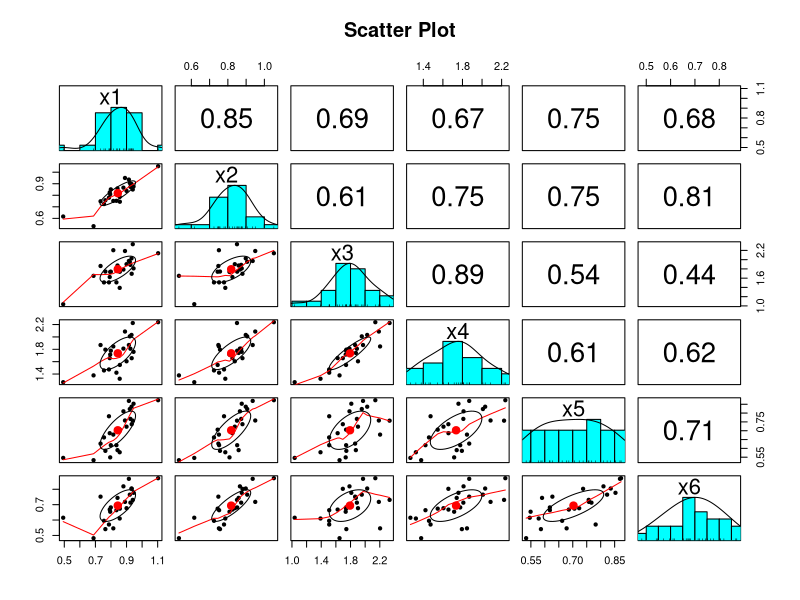
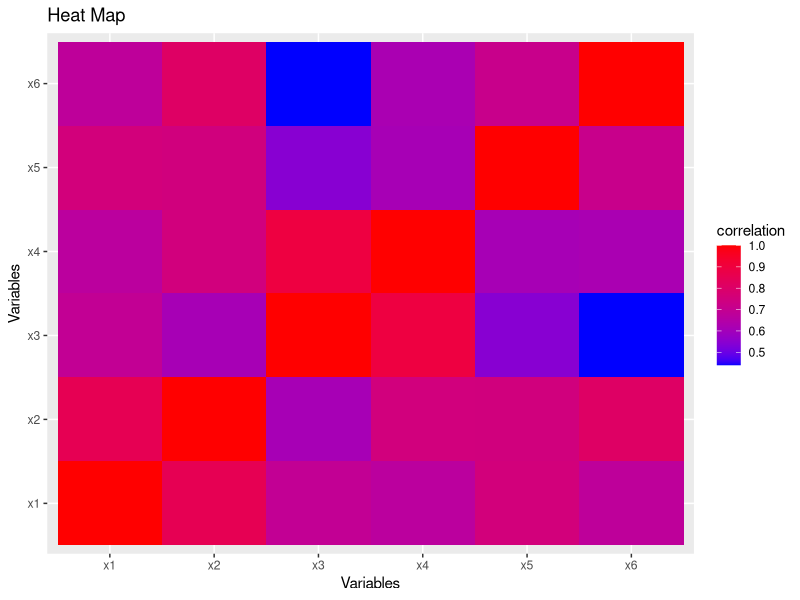
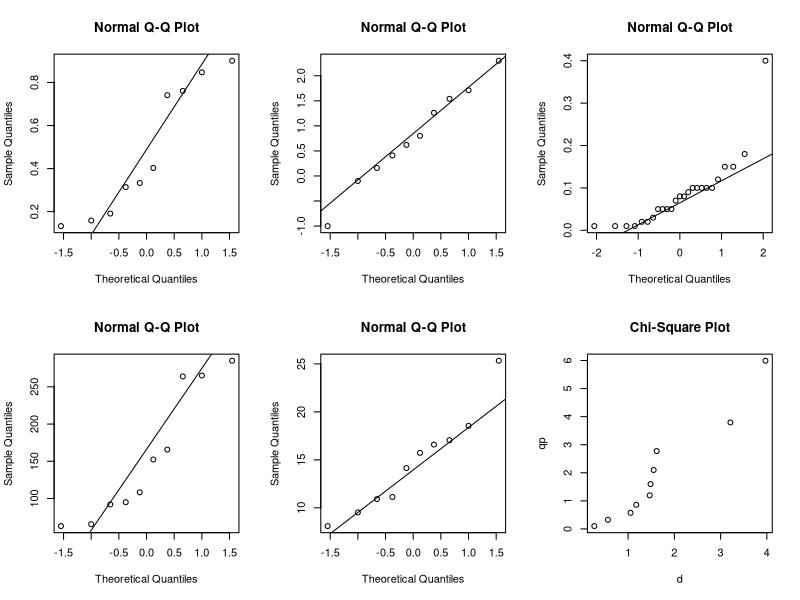
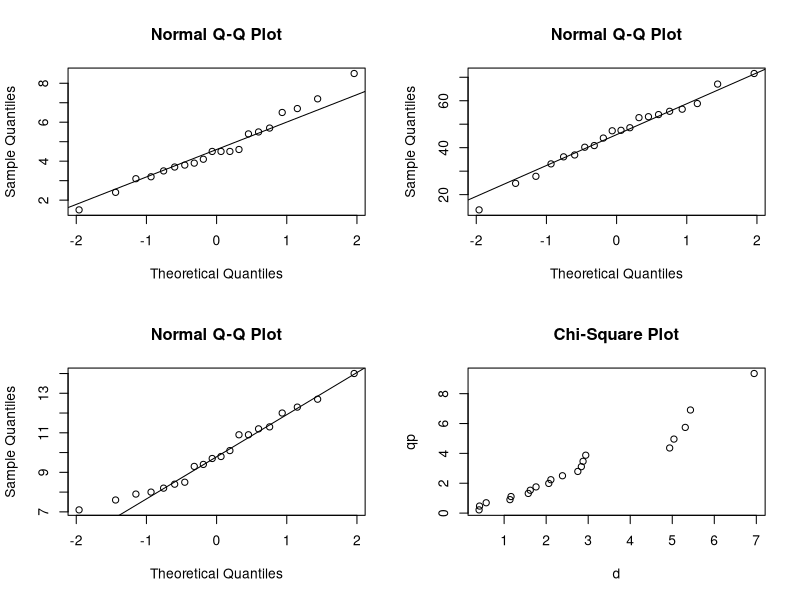
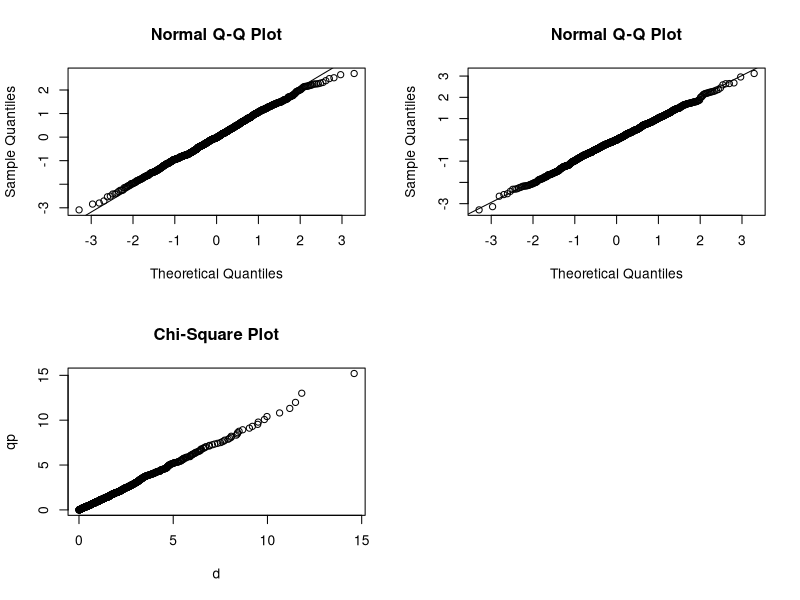
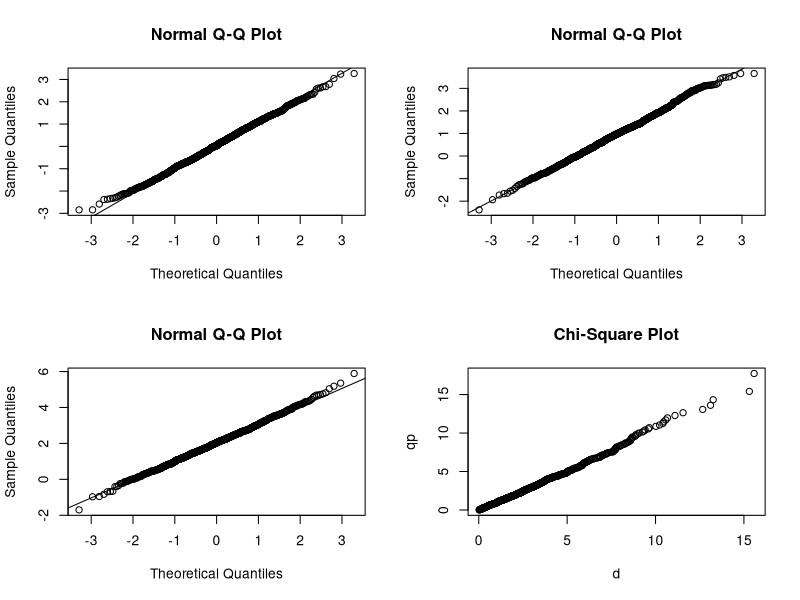
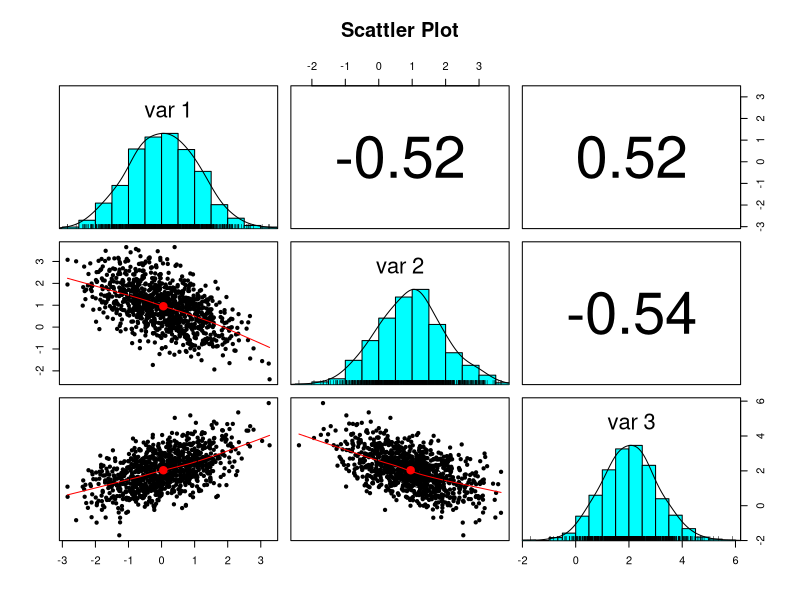
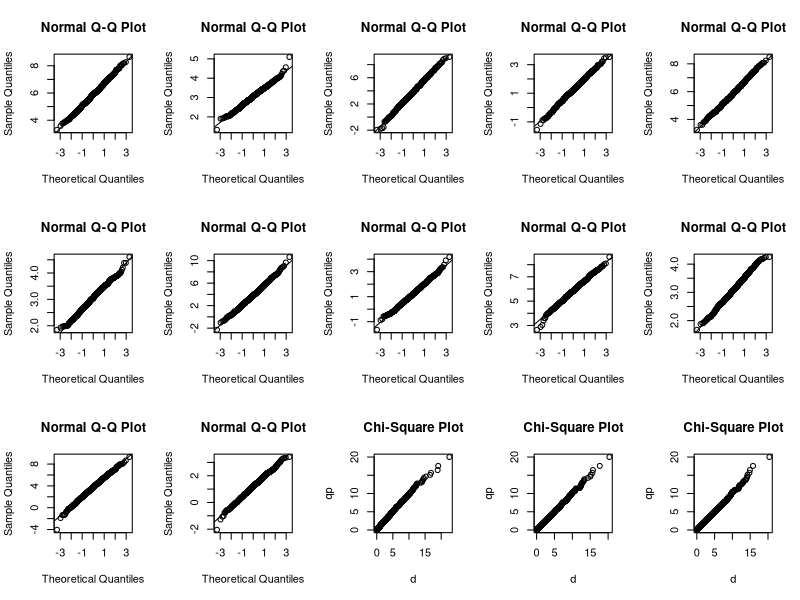

Generate these figures, in order, with R:
######### Pract1
#1
rm(list=ls())
library(dplyr)
library(tidyr)
library(psych)
library(ggplot2)
x1=c(1.103,0.842,0.925,0.857,0.795,0.787,0.933,0.799,0.945,0.921,0.792,0.815,0.755,0.880,0.900,
     0.764,0.733,0.932,0.856,0.890,0.688,0.940,0.493,0.835,0.915)
x2=c(1.052,0.859,0.873,0.744,0.809,0.779,0.880,0.851,0.876,0.906,0.825,0.751,0.724,0.866,0.838,
     0.757,0.748,0.898,0.786,0.950,0.532,0.850,0.616,0.752,0.936)
x3=c(2.139,1.873,1.887,1.739,1.734,1.509,1.695,1.740,1.811,1.954,1.624,2.204,1.508,1.786,1.902,
     1.743,1.863,2.028,1.390,2.187,1.650,2.334,1.037,1.509,1.971)
x4=c(2.238,1.741,1.809,1.547,1.715,1.474,1.656,1.777,1.759,2.009,1.657,1.846,1.458,1.811,1.606,
     1.794,1.869,2.032,1.324,2.087,1.378,2.225,1.268,1.422,1.869)
x5=c(0.873,0.590,0.767,0.706,0.549,0.782,0.737,0.618,0.853,0.823,0.686,0.678,0.662,0.810,0.723,
     0.586,0.627,0.836,0.578,0.758,0.533,0.757,0.546,0.618,0.869)
x6=c(0.872,0.744,0.713,0.674,0.654,0.571,0.803,0.682,0.777,0.765,0.668,0.546,0.595,0.819,0.677,
     0.541,0.752,0.805,0.610,0.718,0.482,0.731,0.615,0.664,0.868)
d=data.frame(x1,x2,x3,x4,x5,x6)
R=cor(d);R
pairs.panels(d,main="Scatter Plot")
ggplot(data = as.data.frame(as.table(R)),aes(Var1,Var2,fill=Freq))+geom_tile()+scale_fill_gradient(low="blue",high = "red")+labs(title = "Heat Map",x="Variables",y="Variables",fill="correlation")

########## Pract5
#1
par(mfrow=c(2,3))
a=c(0.314,0.333,0.191,0.761,0.901,0.847,0.403,0.159,0.741,0.133)
qqnorm(a)
qqline(a)

#2
b=c(-1,-0.10,0.16,0.41,0.62,0.80,1.26,1.54,1.71,2.30)
qqnorm(b)
qqline(b)

#3
d=c(0.15,0.09,0.18,0.10,0.05,0.12,0.08,0.05,0.08,
     0.10,0.07,0.02,0.01,0.01,0.01,0.01,0.02,0.10,
     0.10,0.40,0.10,0.05,0.03,0.05,0.15)
qqnorm(d)
qqline(d)

#4
x1=c(108.28,152.36,95.04,65.45,62.97,263.99,265.19,285.06,92.01,165.68)
x2=c(17.05,16.59,10.91,14.14,9.52,25.33,18.54,15.73,8.10,11.13)
qqnorm(x1)
qqline(x1)
qqnorm(x2)
qqline(x2)
dat=data.frame(x1,x2);dat
n=nrow(dat);n
p=ncol(dat);p
xbar=apply(dat,2,mean);xbar
S=((n+1)/n)*var(dat);S
d=c()

for (j in 1:n) {
  xj=t(dat[j,])
  d[j]=t(xj - xbar) %*% solve(S) %*% (xj - xbar)
}
d
d=sort(d);d
j=1:n
qp=qchisq(lower.tail = T,p = (j-0.5)/n,df = p);qp
plot(y = qp,x = d,main="Chi-Square Plot")





########## Pract6
rm(list=ls())
par(mfrow=c(2,2))
x1=c(3.7,5.7,3.8,3.2,3.1,4.6,2.4,7.2,6.7,5.4,3.9,4.5,3.5,4.5,1.5,8.5,4.5,6.5,4.1,5.5)
x2=c(48.5,67.1,47.2,53.2,55.5,36.1,24.8,33.1,47.4,54.1,36.9,58.8,27.8,40.2,13.5,56.4,71.6,52.8,44.1,40.9)
x3=c(9.3,8,10.9,12,9.7,7.9,14,7.6,8.5,11.3,12.7,12.3,9.8,8.4,10.1,7.1,8.2,10.9,11.2,9.4)
qqnorm(x1)
qqline(x1)
qqnorm(x2)
qqline(x2)
qqnorm(x3)
qqline(x3)
dat=data.frame(x1,x2,x3)
n=nrow(dat);n
p=ncol(dat);p
xbar=apply(dat,2,mean);xbar
S=((n+1)/n)*var(dat);S
d=c()

for (j in 1:n) {
  xj=t(dat[j,])
  d[j]=t(xj - xbar) %*% solve(S) %*% (xj - xbar)
}
d
d=sort(d);d
j=1:n
qp=qchisq(lower.tail = T,p = (j-0.5)/n,df = p);qp
plot(y = qp,x = d,main="Chi-Square Plot")





########## Pract7
#1
rm(list = ls())
par(mfrow=c(2,2))
mu=c(0,0)
sig=matrix(c(1,0.9,0.9,1),nrow = 2)
rMVN.eigen=function(n,mu,sig){
  p=length(mu)
  ev=eigen(sig,symmetric = TRUE)
  lambda=ev$values
  V=ev$vectors
  Q = V %*% diag(sqrt(lambda)) %*% t(V)
  Z = matrix(rnorm(n*p),nrow = n,ncol = p)
  X = Z %*% Q + matrix(mu,n,p,byrow = TRUE)
  return(X)
  }
X=rMVN.eigen(1000,mu,sig);X
qqnorm(X[,1])
qqline(X[,1])
qqnorm(X[,2])
qqline(X[,2])

chisqplot=function(dat){
  n=nrow(dat);n
  p=ncol(dat);p
  xbar=apply(dat,2,mean);xbar
  S=((n+1)/n)*var(dat);S
  d=c()
  
  for (j in 1:n) {
    xj=t(dat[j,])
    d[j]=t(xj - xbar) %*% solve(S) %*% (xj - xbar)
  }
  d
  d=sort(d);d
  j=1:n
  qp=qchisq(lower.tail = T,p = (j-0.5)/n,df = p);qp
  plot(y = qp,x = d,main="Chi-Square Plot")
}
chisqplot(as.data.frame(X))


#2
rm(list = ls())
par(mfrow=c(2,2))
mu=c(0,1,2)
sig=matrix(c(1,-0.5,0.5,-0.5,1,-0.5,0.5,-0.5,1),nrow = 3)
rMVN.eigen=function(n,mu,sig){
  p=length(mu)
  ev=eigen(sig,symmetric = TRUE)
  lambda=ev$values
  V=ev$vectors
  Q = V %*% diag(sqrt(lambda)) %*% t(V)
  Z = matrix(rnorm(n*p),nrow = n,ncol = p)
  X = Z %*% Q + matrix(mu,n,p,byrow = TRUE)
  return(X)
}
X=rMVN.eigen(1000,mu,sig);X
qqnorm(X[,1])
qqline(X[,1])
qqnorm(X[,2])
qqline(X[,2])
qqnorm(X[,3])
qqline(X[,3])


chisqplot=function(dat){
  n=nrow(dat);n
  p=ncol(dat);p
  xbar=apply(dat,2,mean);xbar
  S=((n+1)/n)*var(dat);S
  d=c()
  
  for (j in 1:n) {
    xj=t(dat[j,])
    d[j]=t(xj - xbar) %*% solve(S) %*% (xj - xbar)
  }
  d
  d=sort(d);d
  j=1:n
  qp=qchisq(lower.tail = T,p = (j-0.5)/n,df = p);qp
  plot(y = qp,x = d,main="Chi-Square Plot")
}
chisqplot(as.data.frame(X))

library(psych)
pairs.panels(X,main="Scattler Plot")

#3
rm(list = ls())
par(mfrow=c(3,5))
data("iris")
d=iris[,-5];d=as.matrix(d);d
mu=apply(d, 2, mean);mu
sig=cov(d);sig
rMVN.eigen=function(n,mu,sig){
  p=length(mu)
  ev=eigen(sig,symmetric = TRUE)
  lambda=ev$values
  V=ev$vectors
  Q = V %*% diag(sqrt(lambda)) %*% t(V)
  Z = matrix(rnorm(n*p),nrow = n,ncol = p)
  X = Z %*% Q + matrix(mu,n,p,byrow = TRUE)
  return(X)
}

rMVN.SVD=function(n,mu,sig){
  p=length(mu)
  ev=eigen(sig,symmetric = TRUE)
  lambda=ev$values
  S=svd(sig)
  Q = S$u %*% diag(sqrt(lambda)) %*% t(S$v)
  Z = matrix(rnorm(n*p),nrow = n,ncol = p)
  X = Z %*% Q + matrix(mu,n,p,byrow = TRUE)
  return(X)
}
rMVN.chol=function(n,mu,sig){
  p=length(mu)
  Q = chol(sig)
  Z = matrix(rnorm(n*p),nrow = n,ncol = p)
  X = Z %*% Q + matrix(mu,n,p,byrow = TRUE)
  return(X)
}

X1=rMVN.eigen(1000,mu,sig);X1
X2=rMVN.SVD(1000,mu,sig);X2
X3=rMVN.chol(1000,mu,sig);X3

qqnorm(X1[,1])
qqline(X1[,1])
qqnorm(X1[,2])
qqline(X1[,2])
qqnorm(X1[,3])
qqline(X1[,3])
qqnorm(X1[,4])
qqline(X1[,4])

qqnorm(X2[,1])
qqline(X2[,1])
qqnorm(X2[,2])
qqline(X2[,2])
qqnorm(X2[,3])
qqline(X2[,3])
qqnorm(X2[,4])
qqline(X2[,4])

qqnorm(X3[,1])
qqline(X3[,1])
qqnorm(X3[,2])
qqline(X3[,2])
qqnorm(X3[,3])
qqline(X3[,3])
qqnorm(X3[,4])
qqline(X3[,4])

chisqplot=function(dat){
  n=nrow(dat);n
  p=ncol(dat);p
  xbar=apply(dat,2,mean);xbar
  S=((n+1)/n)*var(dat);S
  d=c()
  
  for (j in 1:n) {
    xj=t(dat[j,])
    d[j]=t(xj - xbar) %*% solve(S) %*% (xj - xbar)
  }
  d
  d=sort(d);d
  j=1:n
  qp=qchisq(lower.tail = T,p = (j-0.5)/n,df = p);qp
  plot(y = qp,x = d,main="Chi-Square Plot")
}
chisqplot(as.data.frame(X1))
chisqplot(as.data.frame(X2))
chisqplot(as.data.frame(X3))


######## Pract-21 ##########
#MVA Last
rm(list = ls())
y1=c(3389,1101,1131,596,896,1767,801,1111,645,628,1360,652,860,500,781,1070,1754)
y2=c(3149,653,810,448,844,1450,493,941,547,392,1283,458,722,384,501,405,1520)
z1=c(1,1,0,1,1,1,1,0,1,1,1,1,1,0,0,0,1)
z2=c(7500,1975,3600,675,750,2500,350,1500,375,1050,3000,450,1750,2000,4500,1500,3000)
z3=c(220,200,205,160,185,180,154,200,137,167,180,160,135,160,180,170,180)
z4=c(0,0,60,60,70,60,80,70,60,60,60,64,90,60,0,90,0)
z5=c(140,100,111,120,83,80,98,93,105,74,80,60,79,80,100,120,129)
Y=matrix(c(y1,y2),ncol = 2)
m1=lm(Y~z1+z2+z3+z4+z5);m1
Yhat=predict(m1);Yhat
e=resid(m1);e
par(mfrow=c(2,1))
plot(e[,1])
abline(h=0)
plot(e[,2])
abline(h=0)
round(t(Y)%*%Y-(t(Yhat)%*%Yhat+t(e)%*%e))
